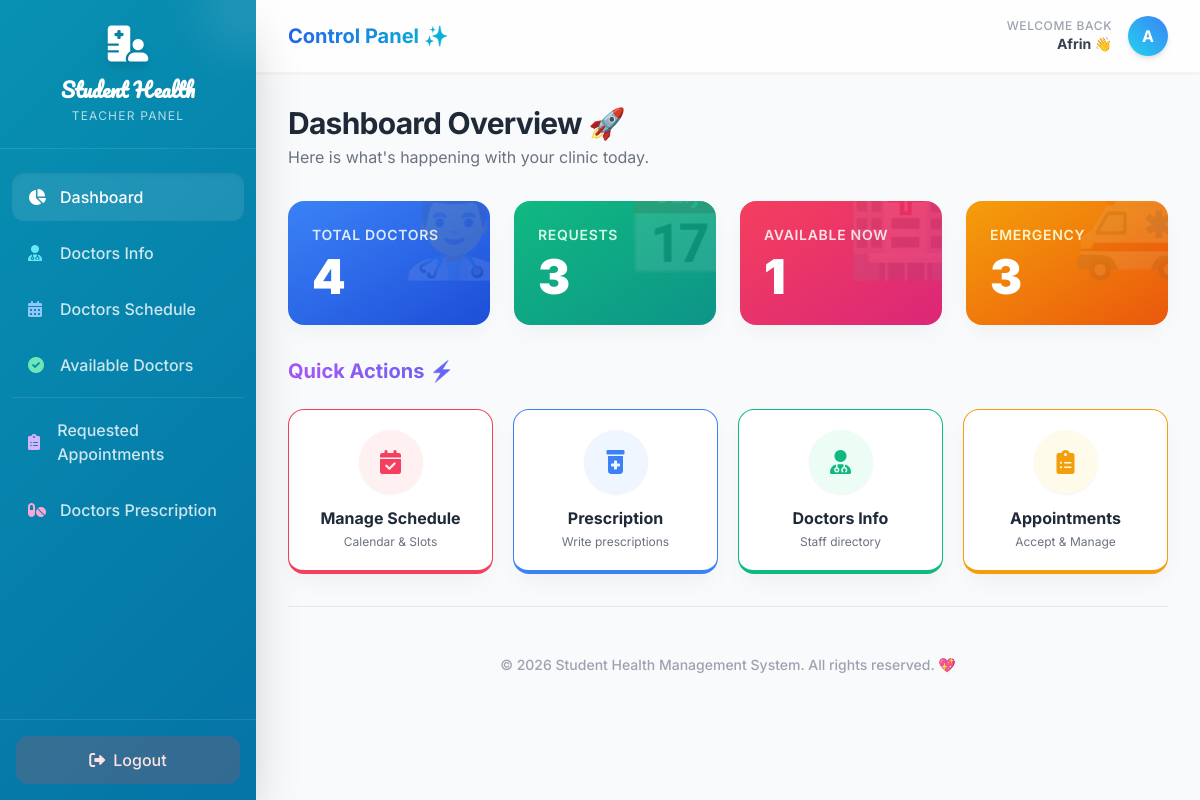
Page /dashboard/ (signed in) on the committed database.
### users/models.py (models this page shows, shortened)
class User(AbstractUser):
    ROLE_CHOICES = [
        ('admin', 'Admin'),
        ('doctor', 'Doctor'),
        ('patient', 'Patient'),
        ('accountant', 'Accountant'),
        ('teacher', 'Teacher'),
    ]
    role = models.CharField(max_length=20, choices=ROLE_CHOICES, default='patient')

### users/views.py (the view)
# urls.py: path('dashboard/', views.dashboard, name='dashboard'),
@login_required(login_url='login')
def dashboard(request):
    notifications = Notification.objects.filter(user=request.user).order_by('-created_at')[:5]
    total_doctors = Doctor.objects.count()
    requested_appointments = Appointment.objects.filter(status='pending').count()
    busy_doctors = Appointment.objects.filter(status='pending').values_list('doctor_id', flat=True)
    available_doctors = Doctor.objects.exclude(id__in=busy_doctors).count()
    emergency_cases = Appointment.objects.filter(is_emergency=True, status='pending').count()
    context = {
        'notifications': notifications,
        'total_doctors': total_doctors,
        'requested_appointments': requested_appointments,
        'available_doctors': available_doctors,
        'emergency_cases': emergency_cases
    }
    return render(request, 'Admin panel dashboard.html', context)

### users/templates/Admin panel dashboard.html (shortened to what this page needs)
<!DOCTYPE html>
<html lang="en">
<head>
    <script src="https://cdn.tailwindcss.com"></script>
    <link href="https://cdnjs.cloudflare.com/ajax/libs/font-awesome/6.0.0-beta3/css/all.min.css" rel="stylesheet">
</head>
<body class="antialiased flex text-gray-800 min-h-screen">
    <aside class="w-64 bg-ombre text-white flex flex-col fixed h-full z-20 shadow-2xl">
        <div class="p-6 text-center border-b border-white/10 relative overflow-hidden">
            <div class="absolute -top-10 -right-10 w-24 h-24 bg-white/10 rounded-full blur-xl"></div>
            <i class="fas fa-hospital-user text-4xl mb-3 drop-shadow-lg"></i>
            <h3 class="text-xl font-bold logo-font">Student Health</h3>
            <p class="text-xs text-white/70 uppercase tracking-widest mt-1">{% if user.role == 'admin' %}Student{% else %}{{ user.role|title }}{% endif %} Panel</p>
        </div>
        <nav class="flex-1 py-6 px-3 space-y-2 overflow-y-auto">
            <a href="{% url 'dashboard' %}" class="flex items-center px-4 py-3 bg-white/10 text-white rounded-xl font-medium transition-all group relative overflow-hidden shadow-inner">
                <i class="fas fa-chart-pie w-6 relative z-10"></i><span class="relative z-10 ml-2">Dashboard</span>
            </a>
            <a href="{% url 'doctors_list' %}" class="flex items-center px-4 py-3 text-white/80 hover:text-white hover:bg-white/5 rounded-xl font-medium transition-all group">
                <i class="fas fa-user-md w-6 group-hover:scale-110 transition-transform text-cyan-300"></i><span class="ml-2">Doctors Info</span>
            </a>
            <a href="{% url 'my_schedule' %}" class="flex items-center px-4 py-3 text-white/80 hover:text-white hover:bg-white/5 rounded-xl font-medium transition-all group">
                <i class="fas fa-calendar-alt w-6 group-hover:scale-110 transition-transform text-blue-300"></i><span class="ml-2">Doctors Schedule</span>
            </a>
            <a href="{% url 'available_doctors' %}" class="flex items-center px-4 py-3 text-white/80 hover:text-white hover:bg-white/5 rounded-xl font-medium transition-all group">
                <i class="fas fa-check-circle w-6 group-hover:scale-110 transition-transform text-emerald-300"></i><span class="ml-2">Available Doctors</span>
            </a>
            <div class="my-4 border-t border-white/10"></div>
            <a href="{% url 'requested_appointments' %}" class="flex items-center px-4 py-3 text-white/80 hover:text-white hover:bg-white/5 rounded-xl font-medium transition-all group">
                <i class="fas fa-clipboard-list w-6 group-hover:scale-110 transition-transform text-purple-300"></i><span class="ml-2">Requested Appointments</span>
            </a>
            <a href="{% url 'book_appointment' %}" class="flex items-center px-4 py-3 text-white/80 hover:text-white hover:bg-white/5 rounded-xl font-medium transition-all group">
                <i class="fas fa-pills w-6 group-hover:scale-110 transition-transform text-pink-300"></i><span class="ml-2">Doctors Prescription</span>
            </a>
        </nav>
        <div class="p-4 border-t border-white/10">
            <a href="{% url 'logout' %}" class="flex items-center justify-center px-4 py-3 bg-red-500/20 text-red-100 hover:bg-red-500 hover:text-white hover:shadow-lg hover:shadow-red-500/30 rounded-xl font-medium transition-all">
                <i class="fas fa-sign-out-alt mr-2"></i> Logout
            </a>
        </div>
    </aside>
    <main class="flex-1 ml-64 bg-[#f8fafc] min-h-screen relative">
        <header class="bg-white/80 backdrop-blur-md shadow-sm sticky top-0 z-10 border-b border-gray-100 px-8 py-4 flex justify-between items-center transition-all">
            <h2 class="text-xl font-bold bg-gradient-to-r from-blue-600 to-cyan-500 bg-clip-text text-transparent">Control Panel ✨</h2>
            <div class="flex items-center space-x-4">
                <div class="flex flex-col text-right">
                    <span class="text-xs text-gray-400 font-medium uppercase tracking-wider">Welcome Back</span>
                    <span class="text-sm font-bold text-gray-700">{{ user.first_name|default:user.username }} 👋</span>
                </div>
                <div class="w-10 h-10 rounded-full bg-gradient-to-tr from-cyan-400 to-blue-500 flex items-center justify-center text-white font-bold shadow-md transform hover:scale-105 transition-transform cursor-pointer">
                    {{ user.first_name|first|default:user.username|first|upper }}
                </div>
            </div>
        </header>
        <div class="p-8 max-w-7xl mx-auto space-y-8">
            <div class="fade-in-up">
                <h3 class="text-3xl font-bold text-gray-800 tracking-tight">Dashboard Overview 🚀</h3>
                <p class="text-gray-500 mt-1">Here is what's happening with your clinic today.</p>
            </div>
            <div class="grid grid-cols-1 md:grid-cols-2 lg:grid-cols-4 gap-6 fade-in-up delay-1">
                <a href="{% url 'doctors_list' %}" class="block group">
                    <div class="glass-card rounded-2xl p-6 relative overflow-hidden bg-gradient-to-br from-blue-500 to-blue-700 text-white border-0 shadow-blue-500/30">
                        <div class="absolute -right-6 -top-6 text-8xl opacity-10 group-hover:scale-110 transition-transform duration-500">👨‍⚕️</div>
                        <h4 class="text-blue-100 text-sm font-semibold uppercase tracking-wider mb-2">Total Doctors</h4>
                        <div class="flex items-baseline space-x-2">
                            <span class="text-5xl font-black tracking-tight">{{ total_doctors }}</span>
                        </div>
                    </div>
                </a>
                <a href="{% url 'requested_appointments' %}" class="block group">
                    <div class="glass-card rounded-2xl p-6 relative overflow-hidden bg-gradient-to-br from-emerald-500 to-teal-600 text-white border-0 shadow-emerald-500/30">
                        <div class="absolute -right-6 -top-6 text-8xl opacity-10 group-hover:scale-110 transition-transform duration-500">📅</div>
                        <h4 class="text-emerald-100 text-sm font-semibold uppercase tracking-wider mb-2">Requests</h4>
                        <div class="flex items-baseline space-x-2">
                            <span class="text-5xl font-black tracking-tight">{% if requested_appointments > 0 %}{{ requested_appointments }}{% else %}0{% endif %}</span>
                        </div>
                    </div>
                </a>
                <a href="{% url 'available_doctors' %}" class="block group">
                    <div class="glass-card rounded-2xl p-6 relative overflow-hidden bg-gradient-to-br from-rose-500 to-pink-600 text-white border-0 shadow-rose-500/30">
                        <div class="absolute -right-6 -top-6 text-8xl opacity-10 group-hover:scale-110 transition-transform duration-500">🏥</div>
                        <h4 class="text-rose-100 text-sm font-semibold uppercase tracking-wider mb-2">Available Now</h4>
                        <div class="flex items-baseline space-x-2">
                            <span class="text-5xl font-black tracking-tight">{{ available_doctors }}</span>
                        </div>
                    </div>
                </a>
                <a href="{% url 'requested_appointments' %}" class="block group">
                    <div class="glass-card rounded-2xl p-6 relative overflow-hidden bg-gradient-to-br from-amber-500 to-orange-600 text-white border-0 shadow-amber-500/30">
                        <div class="absolute -right-6 -top-6 text-8xl opacity-10 group-hover:scale-110 transition-transform duration-500">🚑</div>
                        <h4 class="text-amber-100 text-sm font-semibold uppercase tracking-wider mb-2">Emergency</h4>
                        <div class="flex items-baseline space-x-2">
                            <span class="text-5xl font-black tracking-tight">{{ emergency_cases }}</span>
                        </div>
                    </div>
                </a>
            </div>
            <div class="fade-in-up delay-2 mt-12">
                <h4 class="text-xl font-bold text-gray-800 mb-6 flex items-center">
                    <span class="bg-gradient-to-r from-purple-500 to-indigo-500 bg-clip-text text-transparent">Quick Actions ⚡</span>
                </h4>
                <div class="grid grid-cols-1 sm:grid-cols-2 lg:grid-cols-4 gap-5">
                    <a href="{% url 'my_schedule' %}" class="group glass-card rounded-2xl p-5 flex flex-col items-center justify-center text-center gap-3 border-b-4 border-rose-500 hover:border-rose-400">
                        <div class="w-16 h-16 rounded-full bg-rose-50 text-rose-500 flex items-center justify-center text-2xl group-hover:scale-110 group-hover:bg-rose-500 group-hover:text-white transition-all duration-300 shadow-sm">
                            <i class="fas fa-calendar-check"></i>
                        </div>
                        <div>
                            <h5 class="font-bold text-gray-800">Manage Schedule</h5>
                            <p class="text-xs text-gray-500 mt-1">Calendar & Slots</p>
                        </div>
                    </a>
                    <a href="{% url 'book_appointment' %}" class="group glass-card rounded-2xl p-5 flex flex-col items-center justify-center text-center gap-3 border-b-4 border-blue-500 hover:border-blue-400">
                        <div class="w-16 h-16 rounded-full bg-blue-50 text-blue-500 flex items-center justify-center text-2xl group-hover:scale-110 group-hover:bg-blue-500 group-hover:text-white transition-all duration-300 shadow-sm">
                            <i class="fas fa-prescription-bottle-alt"></i>
                        </div>
                        <div>
                            <h5 class="font-bold text-gray-800">Prescription</h5>
                            <p class="text-xs text-gray-500 mt-1">Write prescriptions</p>
                        </div>
                    </a>
                    <a href="{% url 'doctors_list' %}" class="group glass-card rounded-2xl p-5 flex flex-col items-center justify-center text-center gap-3 border-b-4 border-emerald-500 hover:border-emerald-400">
                        <div class="w-16 h-16 rounded-full bg-emerald-50 text-emerald-500 flex items-center justify-center text-2xl group-hover:scale-110 group-hover:bg-emerald-500 group-hover:text-white transition-all duration-300 shadow-sm">
                            <i class="fas fa-user-md"></i>
                        </div>
                        <div>
                            <h5 class="font-bold text-gray-800">Doctors Info</h5>
                            <p class="text-xs text-gray-500 mt-1">Staff directory</p>
                        </div>
                    </a>
                    <a href="{% url 'requested_appointments' %}" class="group glass-card rounded-2xl p-5 flex flex-col items-center justify-center text-center gap-3 border-b-4 border-amber-500 hover:border-amber-400">
                        <div class="w-16 h-16 rounded-full bg-amber-50 text-amber-500 flex items-center justify-center text-2xl group-hover:scale-110 group-hover:bg-amber-500 group-hover:text-white transition-all duration-300 shadow-sm">
                            <i class="fas fa-clipboard-list"></i>
                        </div>
                        <div>
                            <h5 class="font-bold text-gray-800">Appointments</h5>
                            <p class="text-xs text-gray-500 mt-1">Accept & Manage</p>
                        </div>
                    </a>
                </div>
            </div>
            <div class="fade-in-up delay-3 pt-12 pb-6 text-center border-t border-gray-200 mt-12">
                <p class="text-sm text-gray-400 font-medium">
                    &copy; 2026 Student Health Management System. All rights reserved. 💖
                </p>
            </div>
        </div>
    </main>
</body>
</html>

### users/templates/Admin panel dashboard.html (style rules this page uses)
body { font-family: 'Inter', sans-serif; background-color: #f8fafc; }
.logo-font { font-family: 'Pacifico', cursive; }
.bg-ombre { background: linear-gradient(-45deg, #0f172a, #1e3a8a, #0369a1, #0891b2); background-size: 400% 400%; animation: gradientBG 15s ease infinite; }
.fade-in-up { animation: fadeInUp 0.6s ease-out forwards; opacity: 0; transform: translateY(20px); }
.delay-1 { animation-delay: 0.1s; }
.delay-2 { animation-delay: 0.2s; }
.delay-3 { animation-delay: 0.3s; }
.glass-card { background: rgba(255, 255, 255, 0.95); backdrop-filter: blur(10px); border: 1px solid rgba(255, 255, 255, 0.2); box-shadow: 0 10px 25px -5px rgba(0, 0, 0, 0.05), 0 8px 10px -6px rgba(0, 0, 0, 0.01); transition: all 0.3s ease; }

### rows in the picture
User: role "TEACHER", first_name "Afrin", first_name|first "A"

### other values in the picture
{{ total_doctors }} "4"
{{ requested_appointments }} "3"
{{ available_doctors }} "1"
{{ emergency_cases }} "3"
